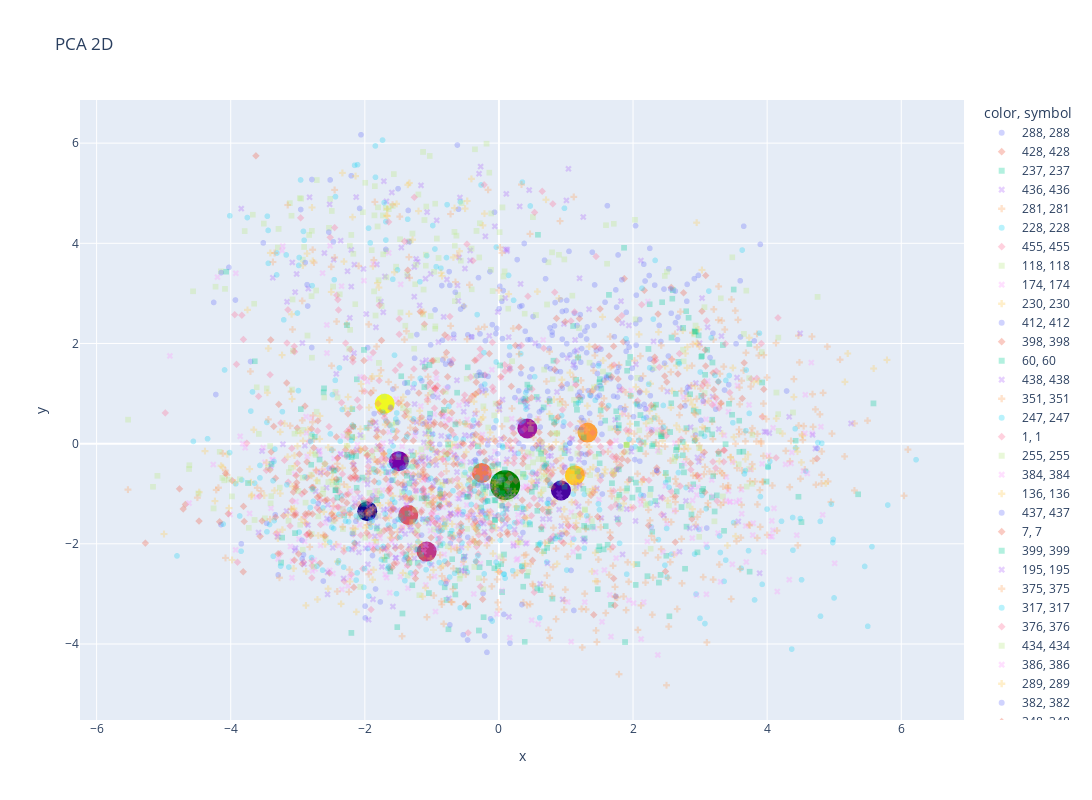

The cell this chart's notebook holds for it:
### Code cell
interest_pca = pca.transform(
    interest[["embedding_" + str(i) for i in range(articles_embeddings.shape[1])]]
)

closest_articles_pca = pca.transform(
    closest_articles[
        ["embedding_" + str(i) for i in range(articles_embeddings.shape[1])]
    ]
)

# Plot the data in the PCA space
fig = px.scatter(
    x=articles_pca[:, 0],
    y=articles_pca[:, 1],
    color=articles_sample["category_id"],
    symbol=articles_sample["category_id"],
    title="PCA 2D",
    opacity=0.3,
    width=1200,
    height=800,
)
fig.add_scatter(
    x=interest_pca[:, 0],
    y=interest_pca[:, 1],
    mode="markers",
    marker=dict(color="green", size=30),
    text=f"User interest \n user_id: {user_id} \n category_id: {interest['category_id'].iloc[0]}",
)
fig.add_scatter(
    x=closest_articles_pca[:, 0],
    y=closest_articles_pca[:, 1],
    mode="markers",
    marker=dict(color=list(range(len(closest_articles_pca))), size=20),
    text=[
        f"rank: {i} / article_id: {a.article_id} / category_id: {a.category_id}"
        for i, a in enumerate(closest_articles.itertuples())
    ],
)
fig.show()
